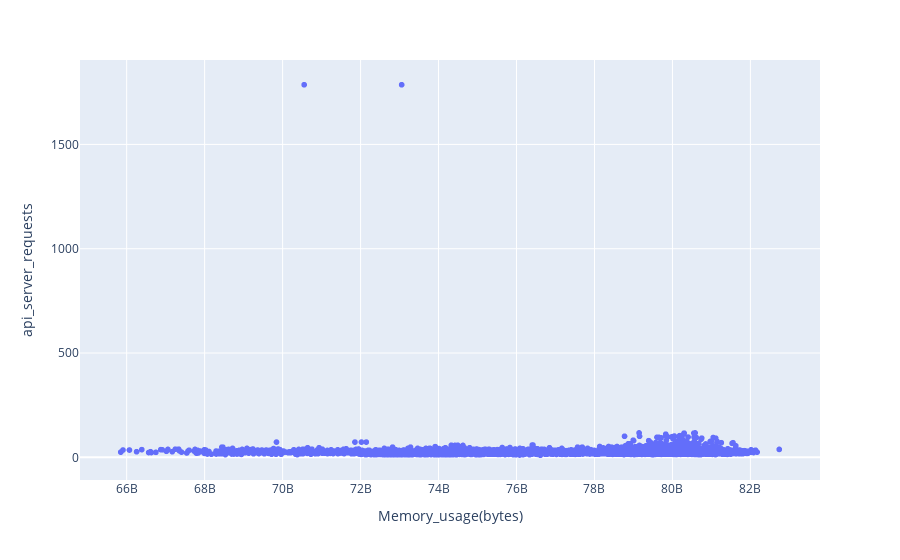

The cell this chart's notebook holds for it:
### Code cell
fig2 = px.scatter(sample_df, x="Memory_usage(bytes)", y="api_server_requests")
fig2.show()

### Figure 1 — Plotly figure (JSON) as saved in the notebook; plotly's stock layout.template omitted (floating-point values rounded to 4 significant figures; data arrays with more than 128 entries replaced by an {"elided": "..."} marker saying what was removed)
{"data": [{"hovertemplate": "Memory_usage(bytes)=%{x}<br>api_server_requests=%{y}<extra></extra>", "legendgroup": "", "marker": {"color": "#636efa", "symbol": "circle"}, "mode": "markers", "name": "", "showlegend": false, "type": "scattergl", "x": {"elided": "10081 int values"}, "xaxis": "x", "y": {"elided": "10081 int values"}, "yaxis": "y"}], "layout": {"autosize": true, "legend": {"tracegroupgap": 0}, "margin": {"t": 60}, "xaxis": {"anchor": "y", "autorange": true, "domain": [0, 1], "range": [64810000000.0, 83770000000.0], "title": {"text": "Memory_usage(bytes)"}, "type": "linear"}, "yaxis": {"anchor": "x", "autorange": true, "domain": [0, 1], "range": [-127.5, 1924.0], "title": {"text": "api_server_requests"}, "type": "linear"}}}
